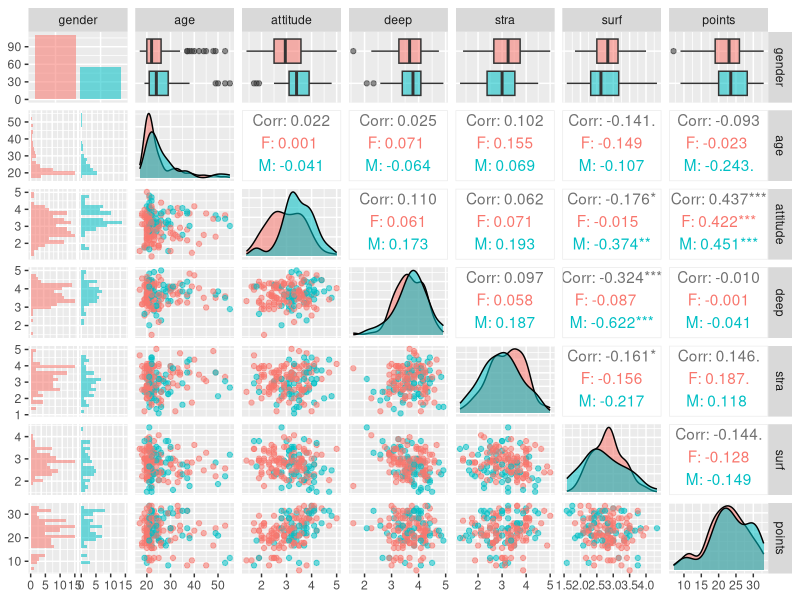
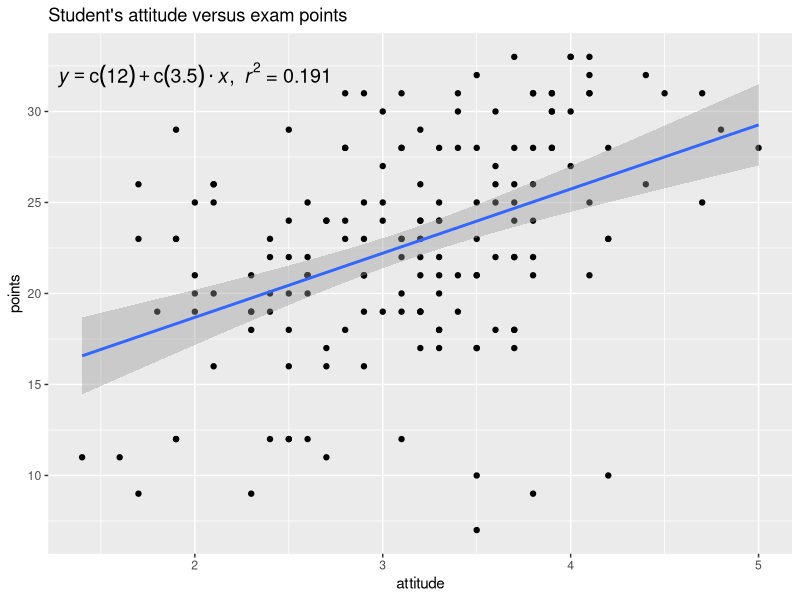
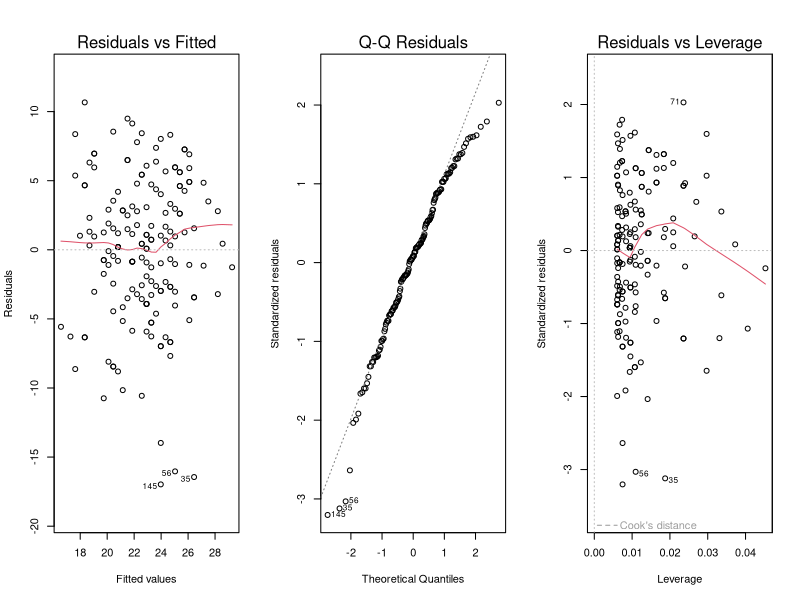

The R script that drew these images, in order:
# Temp to be moved to chapter2.Rmd.

# Read data from a local comma separated values file. 
learning2014 <- read.csv("data/learning2014.csv")

# Get dimensions of the data (166 students and 8 observations). Get structure.
dim(learning2014)
str(learning2014)

# The dataset has been collapsed from a dataset measured by Kimmo Vehkalahti. 
# Deep, stra and surf refer to deep, strategic and surface learning values normalized to 1-5.


# Show a graphical overview of the data and show summaries of the variables in the data. X is the numeric order of the students.
library(ggplot2)
library(GGally)

# Text table of the dataset
summary(learning2014)

# initialize plot with data and aesthetic mapping
p1 <- ggplot(learning2014, aes(x = attitude, y = points))

# define the visualization type (points)
p2 <- p1 + geom_point()

# add a regression line
p3 <- p2 + geom_smooth(method = "lm")

# add a main title and draw the plot
p4 <- p3 + ggtitle("Student's attitude versus exam points")

# add equation and r-squared to the graph after linear model has been done.


# create a more advanced plot matrix with ggpairs()
pp <- ggpairs(learning2014[-1], mapping = aes(col = gender, alpha = 0.3), lower = list(combo = wrap("facethist", bins = 20)))

# draw the plot
pp

shapiro.test(learning2014$deep)
shapiro.test(learning2014$stra)
shapiro.test(learning2014$surf)
shapiro.test(learning2014$points)


# Description of the data: There are more females than males. Mean age of the students is 25.5 years and ranges from 17-55.
# Mean attitude is 3.1. Strategy attributes look like they are roughly normally distributed. However that is not the case for deep and points.
# The normality test was done with Shapiro-Wilks normality test. If it gives p<0.05 then usually normality is not expected to hold.
# Most of the attributes do not correlate much. Biggest correlations are with points and deep learning strategy with both genders.
# Also with males (not females) surface learning had a strong negative correlation with deep learning strategy.



## Perform an explanatory model with a regression model. Choose three variables. Drop non-significant ones and redo.
# Do a linear model.
lModel <- lm(points ~ attitude + stra + surf, data = learning2014)
summary(lModel)

# Surface learning is not even close to significant. The strategic learning is marginally significant. So drop surf.
lModel <- lm(points ~ attitude + stra, data = learning2014)
summary(lModel)

# After dropping surf strategic learning is also p>0.05 so drop that also. Only attitude remains.
lModel <- lm(points ~ attitude, data = learning2014)
summary(lModel)


# Add regression formula to the attitude vs points plot.
# Function to get regression formula.
lm_eqn = function(m) {
  
  l <- list(a = format(coef(m)[1], digits = 2),
            b = format(abs(coef(m)[2]), digits = 2),
            r2 = format(summary(m)$r.squared, digits = 3));
  
  if (coef(m)[2] >= 0)  {
    eq <- substitute(italic(y) == a + b %.% italic(x)*","~~italic(r)^2~"="~r2,l)
  } else {
    eq <- substitute(italic(y) == a - b %.% italic(x)*","~~italic(r)^2~"="~r2,l)    
  }
  
  as.character(as.expression(eq));                 
}

p5 = p4 + annotate("text", x = 2, y = 32, label = lm_eqn(lModel), colour="black", size = 5, parse=TRUE)
p5



# Linear regression can be described with a formula
# dependent = alpha + beta(explanatoryVariable) + noise
# One can have more than one explanatory variables. 
# In this case only attitude remains as a statistically significant explanatory variable.
# In the current model alpha is 11.6 and beta is 3.5. That is each attitude attribute point is worth 3.5 points in the exam.

# Multiple R-squared value is 0.19. Multiple R-squared is known as R-squared. It tells how well the model fits the data.
# A value of 1 means the model perfectly predicts data, whereas 0 means there is no predictive value. 
# The value of 19 % means that roughly 19 percent of the course score in the learning2014 dataset is explained by the attitude rating.
# It can help to think that R-squared is correlation coefficient x correlation coefficient.
# If one was using multiple variables using the Adjusted R-squared value would be recommended.


## Check if model fits well or not. 
# draw diagnostic plots using the plot() function. Choose the plots 1, 2 and 5.
# Draw three panels in a single figure.
par(mfrow = c(1,3))
# Plot Residuals vs Fitted values (1), Normal QQ-plot (2), and Residuals vs Leverage (5).
plot(lModel, which = c(1,2,5))

# Linear regression model assumes linearly distributed data and normally distributed errors. Errors should also have constant variance. 
# One can display graphs to test how well the model fits the assumption.
# Residuals vs Fitted plot is used to check if variance is constant or not. If the data points are roughly evenly distributed good, if the data has a clear shape then bad.
# Residuals vs Fitted is roughly evenly distributed, so the size of errors should not depend on the explanatory variables.
# Q-Q plot is used to measure whether errors are normally distributed. If points follow the line then normality can be presumed.
# Q-Q plot seems reasonably near the assumption of normal error distribution.
# Residuals vs Leverage plot is used to check for outlier observations. If there are observations with particularly high leverage one should consider removing them from the analysis.
# Leverage plot seems like there is no outlier observation (so no very high leverage observations).


